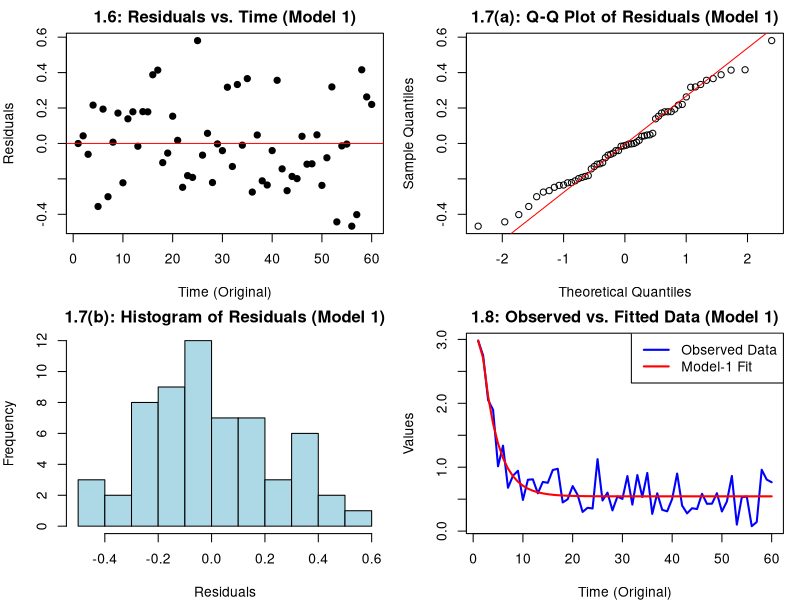
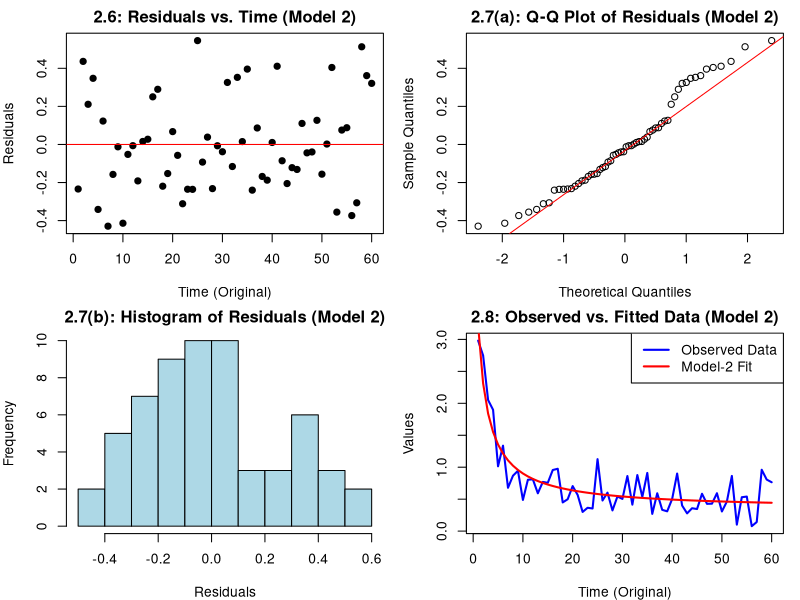
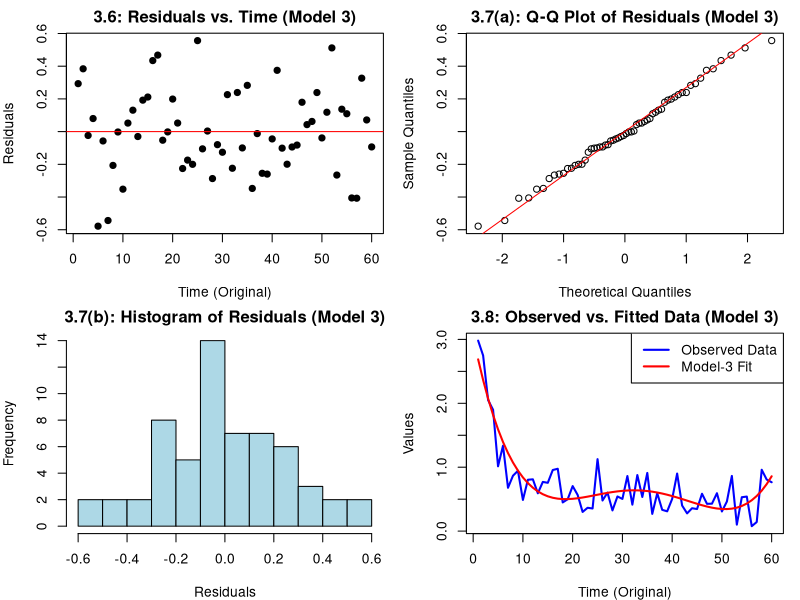

These charts were generated, in order, by the following R code:
## ---- chunk 1
knitr::opts_chunk$set(echo = TRUE, results = "hide", fig.keep = "none", warning = FALSE, message = FALSE)
library(MASS)
## ---- chunk 2
# Loading data
data <- read.table("set-49.dat")
head(data)

# Extract time and observed values
t_orig <- as.numeric(unlist(data[1]))  # Original time (1-60)
y1 <- as.numeric(unlist(data[2]))      # Observed y(t) values
n <- length(y1)                         # Get n from y1
## ---- chunk 3
# --- NLS implementation for Model 1 ---

# Use original time values
tt_m1 <- t_orig
yy_m1 <- y1

# Model 1 function: p = c(a0, a1, b1, a2, b2)
f_model_1 <- function(p, t) {
  a0 <- p[1]; a1 <- p[2]; b1 <- p[3]; a2 <- p[4]; b2 <- p[5]
  return(a0 + a1 * exp(b1 * t) + a2 * exp(b2 * t))
}

# SSE cost function for Model 1
sse_1 <- function(p) {
  yhat <- f_model_1(p, tt_m1)
  if (any(!is.finite(yhat))) return(1e10) # Penalize explosions
  sum((yy_m1 - yhat)^2)
}

# Initial guesses
init_1 <- c(1.0, 0.2, 0.001, 2.0, -0.3)

# Run optim
fit_1 <- optim(init_1, sse_1, method = "L-BFGS-B", 
               control = list(maxit = 2000, fnscale = 1e-1))

params_1 <- fit_1$par
parameter_estimates_1 <- params_1

alpha0_1 <- params_1[1]
alpha1_1 <- params_1[2]
beta1_1 <- params_1[3]
alpha2_1 <- params_1[4]
beta2_1 <- params_1[5]

fitted_values_m1 <- f_model_1(params_1, tt_m1)
residuals_m1 <- yy_m1 - fitted_values_m1
## ---- chunk 4
# Calculate model accuracy metrics
rmse_1 <- sqrt(mean((residuals_m1)^2, na.rm = TRUE))
rss_1 <- sum((residuals_m1)^2)                  
tss_1 <- sum((y1 - mean(y1))^2)  
r_squared_1 <- 1 - (rss_1 / tss_1)
k_1 <- 5 # Number of parameters (alpha0, alpha1, beta1, alpha2, beta2)
adjusted_r_squared_1 <- 1 - ((1 - r_squared_1) * (n - 1) / (n - k_1 - 1))
## ---- chunk 5
# Define the Jacobian of the model (partial derivatives)
jacobian_1 <- function(t, alpha0, alpha1, beta1, alpha2, beta2) {
  d_alpha0 <- 1 
  d_alpha1 <- exp(beta1 * t)  
  d_beta1 <- alpha1 * t * exp(beta1 * t) 
  d_alpha2 <- exp(beta2 * t)  
  d_beta2 <- alpha2 * t * exp(beta2 * t)  
  
  return(c(d_alpha0, d_alpha1, d_beta1, d_alpha2, d_beta2))
}

# Fisher Information matrix calculation
fisher_information <- function(t_vec, params, jac_func, sigma2) {
  n_obs <- length(t_vec)
  n_params <- length(params)
  J <- matrix(0, nrow = n_obs, ncol = n_params)
  
  for (i in 1:n_obs) {
    J[i, ] <- jac_func(t_vec[i], params[1], params[2], params[3], params[4], params[5])
  }
  
  # FIM is (1/sigma2) * (J'J)
  fisher_matrix <- (1 / (n_obs * sigma2)) * (t(J) %*% J)

  # Regularization (if required)
  lambda <- 1e-6
  fisher_matrix_regularized <- fisher_matrix + lambda * diag(n_params)
  
  return(fisher_matrix_regularized)
}

# Confidence Intervals calculation
confidence_intervals <- function(fisher_matrix, parameter_estimates, alpha = 0.05) {
  # Inverse Fisher Information Matrix (for variance)
  fisher_inv <- ginv(fisher_matrix)
  
  # Standard errors
  se <- sqrt(diag(fisher_inv))
  
  # Z value for 95% confidence
  z_value <- qnorm(1 - alpha / 2)
  
  # Confidence intervals
  ci_lower <- parameter_estimates - z_value * se
  ci_upper <- parameter_estimates + z_value * se
  
  return(list(lower = ci_lower, upper = ci_upper, se = se))
}

sigma2_1 <- rss_1 / (n - k_1)

# Calculate Fisher Information Matrix for the model parameters
fisher_matrix_1 <- fisher_information(tt_m1, parameter_estimates_1, jacobian_1, sigma2_1)

# Calculate Confidence Intervals
ci_1 <- confidence_intervals(fisher_matrix_1, parameter_estimates_1)

# Print the results
cat("--- Model 1 Results ---\n")
cat("Parameters (alpha0, alpha1, beta1, alpha2, beta2):\n")
print(parameter_estimates_1)
cat("\nFisher Information Matrix:\n")
print(fisher_matrix_1)
cat("\nConfidence Intervals:\n")
print(ci_1)
## ---- chunk 6
# Set up the plotting area to have two rows
par(mfrow = c(2, 2), mar = c(4, 4, 2, 1))

# Residuals plot
plot(t_orig, residuals_m1, main = "1.6: Residuals vs. Time (Model 1)",
     xlab = "Time (Original)", ylab = "Residuals", col = "black", pch = 19)
abline(h = 0, col = "red")

# Q-Q plot of residuals
qqnorm(residuals_m1, main = "1.7(a): Q-Q Plot of Residuals (Model 1)")
qqline(residuals_m1, col = "red")

# Histogram of residuals
hist(residuals_m1, breaks = 10, main = "1.7(b): Histogram of Residuals (Model 1)",
     xlab = "Residuals", col = "lightblue", border = "black")

# Fitted values plot
plot(t_orig, y1, type = "l", col = "blue", main = "1.8: Observed vs. Fitted Data (Model 1)",
     xlab = "Time (Original)", ylab = "Values", lwd = 2)
lines(t_orig, fitted_values_m1, col = "red", lwd = 2)
legend("topright", legend = c("Observed Data", "Model-1 Fit"), 
       col = c("blue", "red"), lty = 1, lwd = 2)

par(mfrow = c(1, 1))
## ---- chunk 7
# Standardize residuals
standardized_residuals_1 <- scale(residuals_m1)

# Perform the Kolmogorov-Smirnov test
ks_test_1 <- ks.test(standardized_residuals_1, "pnorm", mean = 0, sd = 1)

# Display KS test results
cat("--- Model 1 KS Test ---\n")
cat("KS Test Statistic:", ks_test_1$statistic, "\n")
cat("KS Test p-value:", ks_test_1$p.value, "\n")
## ---- chunk 8
# Load and align t and y again
tt <- t_orig
yy <- y1
stopifnot(length(tt) == length(yy))

# Define model [a0, a1, b0, b1]
f_model_2 <- function(p, t) {
  a0 <- p[1]; a1 <- p[2]; b0 <- p[3]; b1 <- p[4]
  denom <- b0 + b1 * t
  # Avoid division by zero
  if (any(abs(denom) < 1e-8)) return(rep(Inf, length(t)))
  (a0 + a1 * t) / denom
}

# Define SSE cost function
sse_2 <- function(p) {
  yhat <- f_model_2(p, tt)
  if (any(!is.finite(yhat))) return(1e10) # Penalize bad parameters
  sum((yy - yhat)^2)
}

# Initial guess from simple linear fit
fit_poly_lin <- lm(yy ~ tt)
a0_init <- coef(fit_poly_lin)[1] # Intercept
a1_init <- coef(fit_poly_lin)[2] # Slope
b0_init <- 1.0 # Guess
b1_init <- 0.1 # Guess
init_2 <- c(a0_init, a1_init, b0_init, b1_init)

# Use L-BFGS-B with bounds
fit_2 <- optim(init_2, sse_2, method = "L-BFGS-B",
               lower = c(-10, -10, 0.01, -10), # Keep b0 positive
               upper = c(10, 10, 20, 20),
               control = list(maxit = 2000))

params_2 <- fit_2$par
a0_2 <- params_2[1]
a1_2 <- params_2[2]
b0_2 <- params_2[3]
b1_2 <- params_2[4]

# Final predictions and residuals
fitted_values_2 <- f_model_2(params_2, tt)
residuals_2 <- yy - fitted_values_2
## ---- chunk 9
# Calculate model accuracy metrics
rmse_2 <- sqrt(mean(residuals_2^2, na.rm = TRUE))
rss_2 <- sum(residuals_2^2)                  
tss_2 <- sum((yy - mean(yy))^2)  
r_squared_2 <- 1 - (rss_2 / tss_2)
k_2 <- 4 # Number of parameters (a0, a1, b0, b1)
adjusted_r_squared_2 <- 1 - ((1 - r_squared_2) * (n - 1) / (n - k_2 - 1))
## ---- chunk 10
# Define the Jacobian for Model 2
jacobian_2 <- function(t, a0, a1, b0, b1) {
  denom <- b0 + b1 * t
  d_a0 <- 1 / denom
  d_a1 <- t / denom
  d_b0 <- -(a0 + a1 * t) / (denom^2)
  d_b1 <- -t * (a0 + a1 * t) / (denom^2)
  return(c(d_a0, d_a1, d_b0, d_b1))
}

# Fisher Information matrix calculation (4-param version)
fisher_information_4param <- function(t_vec, params, jac_func, sigma2) {
  n_obs <- length(t_vec)
  n_params <- length(params)
  J <- matrix(0, nrow = n_obs, ncol = n_params)
  
  for (i in 1:n_obs) {
    J[i, ] <- jac_func(t_vec[i], params[1], params[2], params[3], params[4])
  }
  
  fisher_matrix <- (1 / (n_obs * sigma2)) * (t(J) %*% J)
  
  lambda <- 1e-6
  fisher_matrix_regularized <- fisher_matrix + lambda * diag(n_params)
  
  return(fisher_matrix_regularized)
}

# Confidence Intervals calculation (re-defined for clarity, same as M1)
confidence_intervals_4param <- function(fisher_matrix, parameter_estimates, alpha = 0.05) {
  fisher_inv <- ginv(fisher_matrix)
  se <- sqrt(diag(fisher_inv))
  z_value <- qnorm(1 - alpha / 2)
  ci_lower <- parameter_estimates - z_value * se
  ci_upper <- parameter_estimates + z_value * se
  return(list(lower = ci_lower, upper = ci_upper, se = se))
}

# Calculate sigma^2 estimate
sigma2_2 <- rss_2 / (n - k_2)

# Calculate Fisher Information Matrix
fisher_matrix_2 <- fisher_information_4param(tt, params_2, jacobian_2, sigma2_2)

# Calculate Confidence Intervals
ci_2 <- confidence_intervals_4param(fisher_matrix_2, params_2)

# Print the results
cat("--- Model 2 Results ---\n")
cat("Parameters (a0, a1, b0, b1):\n")
print(params_2)
cat("\nFisher Information Matrix:\n")
print(fisher_matrix_2)
cat("\nConfidence Intervals:\n")
print(ci_2)
## ---- chunk 11
par(mfrow = c(2, 2), mar = c(4, 4, 2, 1))

# Residuals plot
plot(tt, residuals_2, main = "2.6: Residuals vs. Time (Model 2)",
     xlab = "Time (Original)", ylab = "Residuals", col = "black", pch = 19)
abline(h = 0, col = "red")

# Q-Q plot of residuals
qqnorm(residuals_2, main = "2.7(a): Q-Q Plot of Residuals (Model 2)")
qqline(residuals_2, col = "red")

# Histogram of residuals
hist(residuals_2, breaks = 10, main = "2.7(b): Histogram of Residuals (Model 2)",
     xlab = "Residuals", col = "lightblue", border = "black")

# Fitted values plot
tt_ord <- order(tt)
plot(tt[tt_ord], yy[tt_ord], type = "l", col = "blue", 
     main = "2.8: Observed vs. Fitted Data (Model 2)",
     xlab = "Time (Original)", ylab = "Values", lwd = 2)
lines(tt[tt_ord], fitted_values_2[tt_ord], col = "red", lwd = 2)
legend("topright", legend = c("Observed Data", "Model-2 Fit"), 
       col = c("blue", "red"), lty = 1, lwd = 2)

par(mfrow = c(1, 1))
## ---- chunk 12
# Standardize residuals
standardized_residuals_2 <- scale(residuals_2)

# Perform the Kolmogorov-Smirnov test
ks_test_2 <- ks.test(standardized_residuals_2, "pnorm", mean = 0, sd = 1)

# Display KS test results
cat("--- Model 2 KS Test ---\n")
cat("KS Test Statistic:", ks_test_2$statistic, "\n")
cat("KS Test p-value:", ks_test_2$p.value, "\n")
## ---- chunk 13
# Fit a 4th-degree polynomial regression model using ORIGINAL t
model3 <- lm(y1 ~ poly(t_orig, 4, raw = TRUE))

# Calculate fitted values and residuals
fitted_values_3 <- fitted(model3)
residuals_3 <- resid(model3)
## ---- chunk 14
# Calculate model accuracy metrics
rmse_3 <- sqrt(mean(residuals_3^2, na.rm = TRUE))
rss_3 <- sum(residuals_3^2)                  
tss_3 <- sum((y1 - mean(y1))^2)  
r_squared_3 <- 1 - (rss_3 / tss_3)
k_3 <- 5 # Number of parameters (beta0, beta1, beta2, beta3, beta4)
adjusted_r_squared_3 <- 1 - ((1 - r_squared_3) * (n - 1) / (n - k_3 - 1))
## ---- chunk 15
# Define the Jacobian of the model
jacobian_3 <- function(t, beta0, beta1, beta2, beta3, beta4) {
  d_beta0 <- 1 
  d_beta1 <- t  
  d_beta2 <- t^2  
  d_beta3 <- t^3  
  d_beta4 <- t^4  
  return(c(d_beta0, d_beta1, d_beta2, d_beta3, d_beta4))
}

# Fisher Information matrix calculation (using 5-param jacobian_3)
fisher_information_5param <- function(t_vec, params, jac_func, sigma2) {
  n_obs <- length(t_vec)
  n_params <- length(params)
  J <- matrix(0, nrow = n_obs, ncol = n_params)
  
  for (i in 1:n_obs) {
    J[i, ] <- jac_func(t_vec[i], params[1], params[2], params[3], params[4], params[5])
  }
  
  fisher_matrix <- (1 / (n_obs * sigma2)) * (t(J) %*% J)
  
  lambda <- 1e-6
  fisher_matrix_regularized <- fisher_matrix + lambda * diag(n_params)
  
  return(fisher_matrix_regularized)
}

# Confidence Intervals calculation (using 5-param)
confidence_intervals_5param <- function(fisher_matrix, parameter_estimates, alpha = 0.05) {
  fisher_inv <- ginv(fisher_matrix)
  se <- sqrt(diag(fisher_inv))
  z_value <- qnorm(1 - alpha / 2)
  ci_lower <- parameter_estimates - z_value * se
  ci_upper <- parameter_estimates + z_value * se
  return(list(lower = ci_lower, upper = ci_upper, se = se))
}

# Get parameters from model
parameter_estimates_3 <- coef(model3)
beta0 <- parameter_estimates_3[1]
beta1 <- parameter_estimates_3[2]
beta2 <- parameter_estimates_3[3]
beta3 <- parameter_estimates_3[4]
beta4 <- parameter_estimates_3[5]

# Calculate sigma^2 estimate
sigma2_3 <- rss_3 / (n - k_3)

# Calculate Fisher Information Matrix using t_orig
fisher_matrix_3 <- fisher_information_5param(t_orig, parameter_estimates_3, jacobian_3, sigma2_3)

# Calculate Confidence Intervals
ci_3 <- confidence_intervals_5param(fisher_matrix_3, parameter_estimates_3)

# Print the results
cat("--- Model 3 Results ---\n")
cat("Parameters (beta0, beta1, beta2, beta3, beta4):\n")
print(parameter_estimates_3)
cat("\nFisher Information Matrix:\n")
print(fisher_matrix_3)
cat("\nConfidence Intervals:\n")
print(ci_3)
## ---- chunk 16
# Set up the plotting area
par(mfrow = c(2, 2), mar = c(4, 4, 2, 1))

# Residuals Plot for Model 3
plot(t_orig, residuals_3, main = "3.6: Residuals vs. Time (Model 3)",
     xlab = "Time (Original)", ylab = "Residuals", col = "black", pch = 19)
abline(h = 0, col = "red")

# Q-Q Plot for Model 3 Residuals
qqnorm(residuals_3, main = "3.7(a): Q-Q Plot of Residuals (Model 3)")
qqline(residuals_3, col = "red")  

# Histogram of Residuals for Model 3
hist(residuals_3, breaks = 10, main = "3.7(b): Histogram of Residuals (Model 3)",
     xlab = "Residuals", col = "lightblue", border = "black")

# Observed vs. Fitted Data Plot for Model 3
plot(t_orig, y1, type = "l", col = "blue", main = "3.8: Observed vs. Fitted Data (Model 3)",
     xlab = "Time (Original)", ylab = "Values", lwd = 2)
lines(t_orig, fitted_values_3, col = "red", lwd = 2)
legend("topright", legend = c("Observed Data", "Model-3 Fit"), 
       col = c("blue", "red"), lty = 1, lwd = 2)

par(mfrow = c(1, 1))
## ---- chunk 17
# Standardize residuals
standardized_residuals_3 <- scale(residuals_3)

# Perform the Kolmogorov-Smirnov test
ks_test_3 <- ks.test(standardized_residuals_3, "pnorm", mean = 0, sd = 1)

# Display KS test results
cat("--- Model 3 KS Test ---\n")
cat("KS Test Statistic:", ks_test_3$statistic, "\n")
cat("KS Test p-value:", ks_test_3$p.value, "\n")
## ---- chunk 18
# Create a comparison table
model_names <- c("Model 1 (Exponential)", "Model 2 (Rational [1/1])", "Model 3 (Poly 4th deg)")
rss_values <- c(rss_1, rss_2, rss_3)
r_squared_values <- c(r_squared_1, r_squared_2, r_squared_3)
adj_r_squared_values <- c(adjusted_r_squared_1, adjusted_r_squared_2, adjusted_r_squared_3)
ks_p_values <- c(ks_test_1$p.value, ks_test_2$p.value, ks_test_3$p.value)

comparison_df <- data.frame(
  Model = model_names,
  RSS = rss_values,
  R_Squared = r_squared_values,
  Adjusted_R_Squared = adj_r_squared_values,
  KS_Test_p_value = ks_p_values
)

cat("## Model Fit Comparison\n\n")
knitr::kable(comparison_df, digits = 6, caption = "Comparison of Model Fit Statistics")

cat("\n\n### Interpretation Guide\n\n")
cat("* **RSS (Residual Sum of Squares):** Lower is better.\n")
cat("* **Adjusted R-Squared:** Higher is better (adjusts for the number of parameters).\n")
cat("* **KS Test p-value:** A value < 0.05 suggests the residuals are *not* normally distributed, which violates a model assumption.\n")
